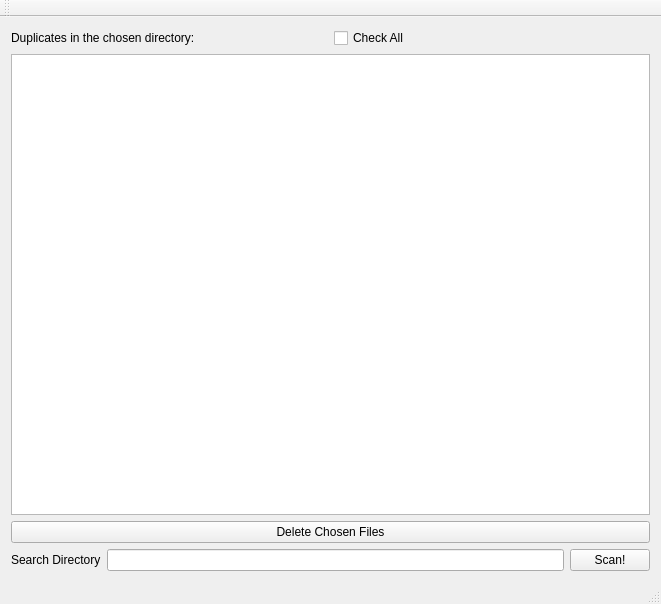
<?xml version="1.0" encoding="UTF-8"?>
<ui version="4.0">
 <class>MainWindow</class>
 <widget class="QMainWindow" name="MainWindow">
  <property name="geometry">
   <rect>
    <x>0</x>
    <y>0</y>
    <width>661</width>
    <height>604</height>
   </rect>
  </property>
  <property name="windowTitle">
   <string>MainWindow</string>
  </property>
  <widget class="QWidget" name="centralWidget">
   <layout class="QVBoxLayout" name="verticalLayout">
    <item>
     <layout class="QHBoxLayout" name="horizontalLayout_2">
      <item>
       <widget class="QLabel" name="label_2">
        <property name="text">
         <string>Duplicates in the chosen directory: </string>
        </property>
       </widget>
      </item>
      <item>
       <widget class="QCheckBox" name="masterCheck">
        <property name="text">
         <string>Check All</string>
        </property>
       </widget>
      </item>
     </layout>
    </item>
    <item>
     <widget class="QTableWidget" name="tableWidget"/>
    </item>
    <item>
     <widget class="QPushButton" name="deleteButton">
      <property name="text">
       <string>Delete Chosen Files</string>
      </property>
     </widget>
    </item>
    <item>
     <layout class="QHBoxLayout" name="horizontalLayout">
      <item>
       <widget class="QLabel" name="label">
        <property name="text">
         <string>Search Directory</string>
        </property>
       </widget>
      </item>
      <item>
       <widget class="QLineEdit" name="pathInput"/>
      </item>
      <item>
       <widget class="QPushButton" name="scanButton">
        <property name="text">
         <string>Scan!</string>
        </property>
       </widget>
      </item>
     </layout>
    </item>
   </layout>
  </widget>
  <widget class="QMenuBar" name="menuBar">
   <property name="geometry">
    <rect>
     <x>0</x>
     <y>0</y>
     <width>661</width>
     <height>20</height>
    </rect>
   </property>
  </widget>
  <widget class="QToolBar" name="mainToolBar">
   <attribute name="toolBarArea">
    <enum>TopToolBarArea</enum>
   </attribute>
   <attribute name="toolBarBreak">
    <bool>false</bool>
   </attribute>
  </widget>
  <widget class="QStatusBar" name="statusBar"/>
 </widget>
 <layoutdefault spacing="6" margin="11"/>
 <resources/>
 <connections/>
</ui>
